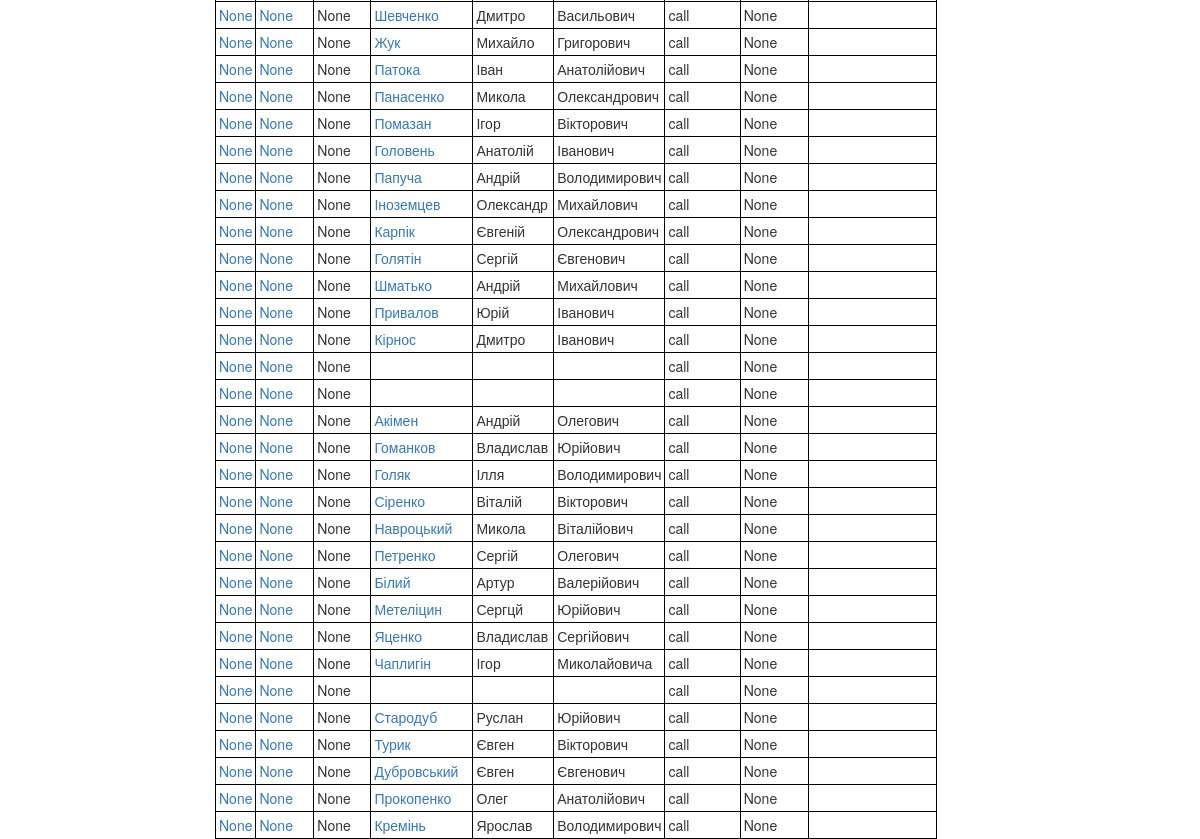
/index/ (lower part), run on an earlier commit of the app's database.
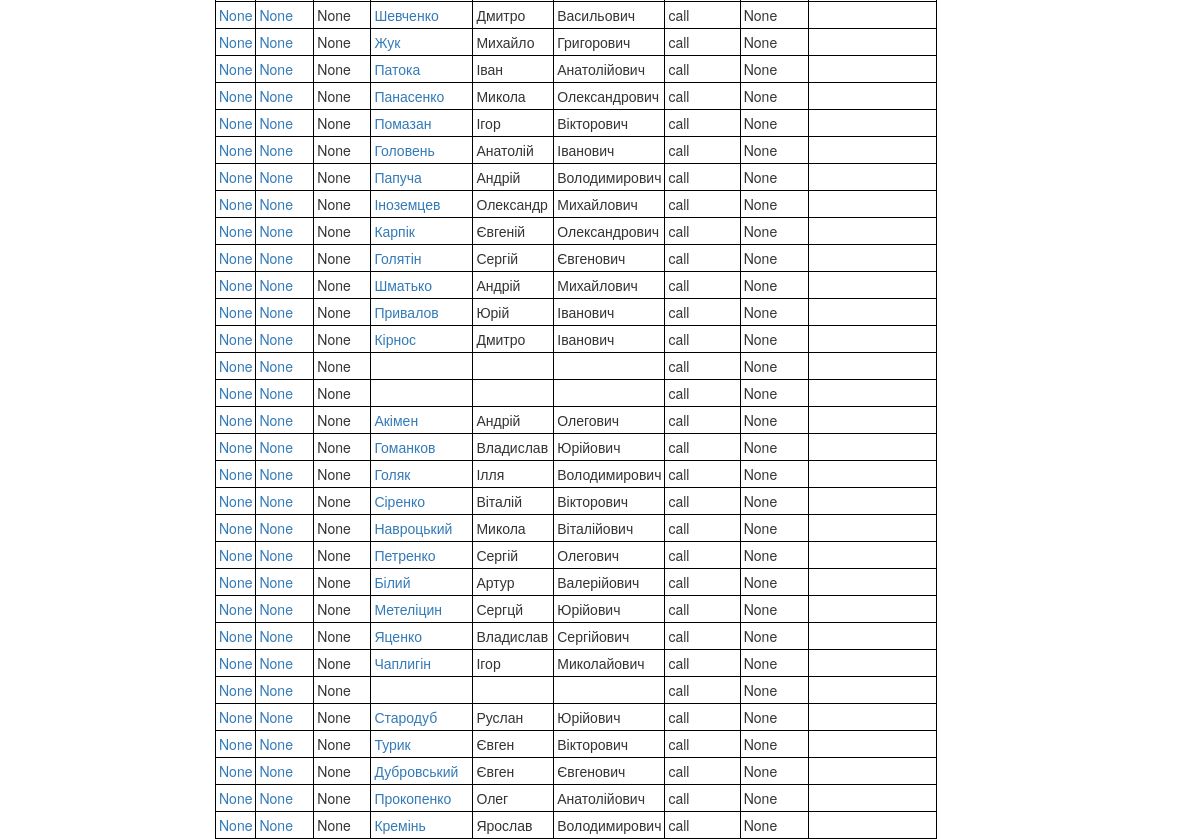
And on a later commit of the database.
### evening/models.py (models this page shows, shortened)
class Soldiers(models.Model):
    slug = models.SlugField(max_length=50, unique=True, null=True,
                            verbose_name='Код посади')
    surname = models.CharField(max_length=50, verbose_name='Фамілія')
    name = models.CharField(max_length=50, verbose_name='Імʼя')
    fathers_name = models.CharField(max_length=50, verbose_name='По батькові')
    callsign = models.CharField(max_length=50, verbose_name='Позивний')
    position_name = models.CharField(
        max_length=50, null=True, verbose_name='Посада')
    mil_prof = models.CharField(max_length=50, null=True, verbose_name='ВОС')
    position_rank = models.CharField(
        max_length=50, null=True, verbose_name='Звання посади')
    rank = models.ForeignKey(
        'Ranks', on_delete=models.PROTECT, null=True, verbose_name='Звання')
    phone = models.CharField(max_length=13, null=True, verbose_name='Телефон')
    birth_date = models.DateField(null=True, verbose_name='Дата народження')
    tax_number = models.CharField(
        max_length=15, unique=True, null=True, verbose_name='ІПН')
    blood_type = models.CharField(
        max_length=10, null=True, verbose_name='Группа крові')
    addres = models.CharField(max_length=255, null=True, verbose_name='Адреса')
    complect_center = models.CharField(
        max_length=255, null=True, verbose_name='Центр комплектаціі')
    mob_date = models.DateField(null=True, verbose_name='Дата мобілізаціі')
    children = models.IntegerField(default=0, verbose_name='Діти')
    hight_s = models.IntegerField(default=0, verbose_name='Зріст')
    size = models.IntegerField(default=0, verbose_name='Розмір')
    boots_s = models.IntegerField(default=0, verbose_name='Взуття')
    head_s = models.IntegerField(default=0, verbose_name='Головний убор')
    class Meta:
        verbose_name = 'Військовослужбовець'
        verbose_name_plural = 'Військовослужбовці'
        ordering = ['slug']

### evening/views.py (the view)
# urls.py: path('', SoldiersList.as_view(), name='index'),
class SoldiersList(ListView):
    model = Soldiers
    template_name = 'evening/index.html'

### evening/templates/evening/index.html (shortened to what this page needs)
{% extends "evening/base_generic.html" %}
{% block content %}
  <table cellspacing = 1>
    {% for i in soldiers_list %}
  <tr>
    <td><a href="{}">{{i.mil_prof}}</a></td>
    <td><a href="{}">{{i.position_name}}</a></td>
    <td>{{i.rank}}</td>
    <td><a href="{%url 'soldier_card' i.id  %}">{{i.surname}}</a></td>
    <td>{{i.name}}</td>
    <td>{{i.fathers_name}}</td>
    <td>{{i.callsign}}</td>
    <td>{{i.phone}}</td>
    <td>{{i.birth_date|date:" d M Y"}}</td>
  </tr>
    {% endfor %}
</table>
{% endblock %}

What changed in the data, as far as the page shows it:
changed Soldiers "Чаплигін": fathers_name "Миколайовича" → "Миколайович"
